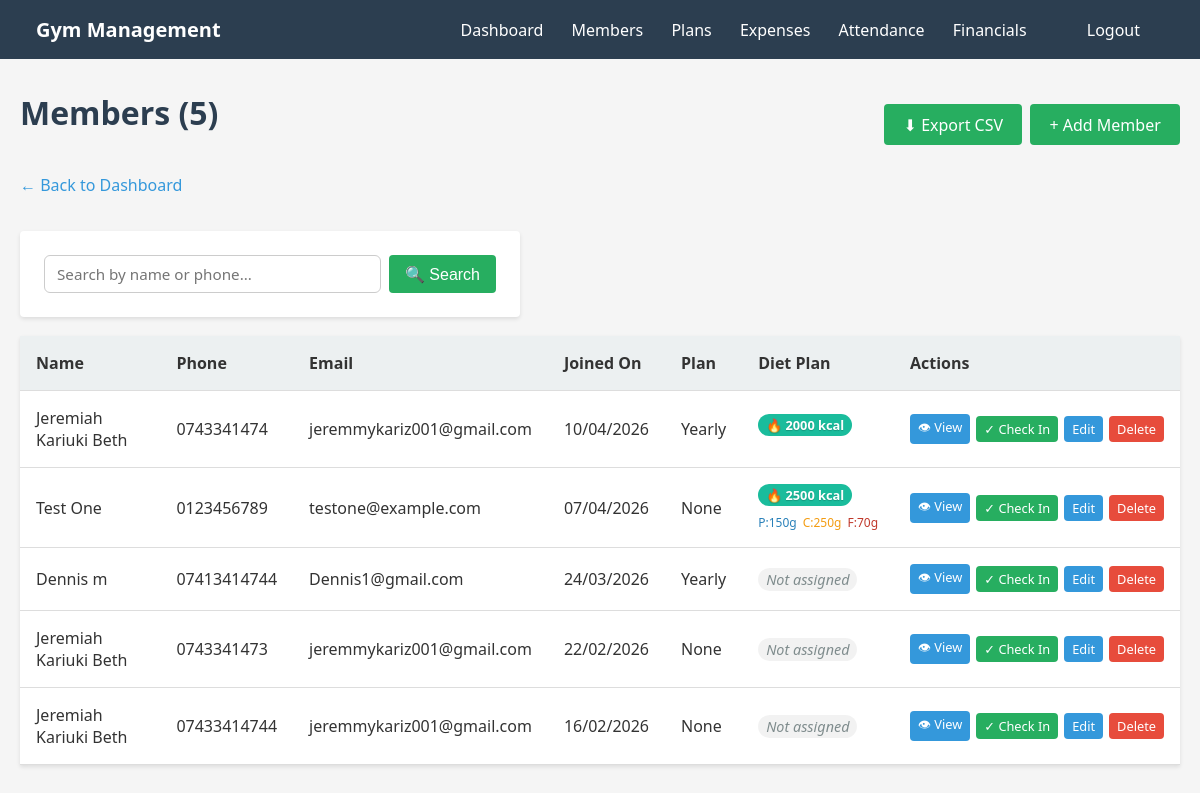
Screenshot of /members/ (signed in) with the database file from the repository.
### base/gym/models.py (models this page shows, shortened)
class Member(models.Model):
    full_name = models.CharField(max_length=120)
    phone = models.CharField(max_length=20, unique=True)
    email = models.EmailField(blank=True, null=True)
    address = models.CharField(max_length=200, blank=True)
    joined_on = models.DateField(auto_now_add=True)
    membership_Plan = models.ForeignKey("MembershipPlan", on_delete=models.SET_NULL, null=True, blank=True)
    @property
    def active_plan_name(self):
        active = self.memberships.filter(is_active=True).first()
        return active.plan.name if active else None

class Membership(models.Model):
    member = models.ForeignKey(Member, on_delete=models.CASCADE, related_name="memberships")
    plan = models.ForeignKey(MembershipPlan, on_delete=models.PROTECT)
    start_date = models.DateField(default=timezone.now)
    end_date = models.DateField(blank=True, null=True)
    is_active = models.BooleanField(default=True, db_index=True)

class MembershipPlan(models.Model):
    name = models.CharField(max_length=60)
    price = models.DecimalField(max_digits=10, decimal_places=2)
    duration_days = models.PositiveIntegerField()

class DietPlan(models.Model):
    member = models.OneToOneField(Member, on_delete=models.CASCADE, related_name="diet_plan")
    calories = models.PositiveIntegerField(help_text="Daily calorie goal")
    protein = models.PositiveIntegerField(help_text="Protein in grams", null=True, blank=True)
    carbs = models.PositiveIntegerField(help_text="Carbs in grams", null=True, blank=True)
    fats = models.PositiveIntegerField(help_text="Fats in grams", null=True, blank=True)
    notes = models.TextField(blank=True, null=True)
    updated_at = models.DateTimeField(auto_now=True)

### base/gym/views/members.py (the view)
# urls.py: path("members/", views.member_list, name="member_list"),
@login_required
def member_list(request):
    query = request.GET.get("q", "").strip()
    qs = (
        Member.objects.select_related("diet_plan")
        .prefetch_related("memberships__plan")
        .order_by("-joined_on")
    )
    if query:
        qs = qs.filter(
            db_models.Q(full_name__icontains=query) | db_models.Q(phone__icontains=query)
        )
    paginator = Paginator(qs, 25)  # 25 members per page
    page_number = request.GET.get("page")
    members = paginator.get_page(page_number)
    return render(request, "gym/member_list.html", {"members": members, "query": query})

### base/templates/gym/member_list.html (shortened to what this page needs)
{% extends 'gym/base.html' %}
{% block content %}
<div style="display: flex; justify-content: space-between; align-items: center; margin-bottom: 1rem;">
    <h1>Members ({{ members.paginator.count }})</h1>
    <div style="display: flex; gap: 8px;">
        <a href="{% url 'export_members_csv' %}" class="btn" style="background-color: #27ae60; color: white;">⬇ Export
            CSV</a>
        <a href="{% url 'member_create' %}" class="btn btn-success">+ Add Member</a>
    </div>
</div>
<a href="{% url 'dashboard' %}" class="back-link">← Back to Dashboard</a>
<form method="get" action="" style="margin: 1.2rem 0; display: flex; gap: 8px;">
    <input type="text" name="q" value="{{ query }}" placeholder="Search by name or phone..."
        style="flex: 1; padding: 8px 12px; border: 1px solid #ccc; border-radius: 6px; font-size: 0.95rem;">
    <button type="submit" class="btn btn-success" style="padding: 8px 16px;">🔍 Search</button>
</form>
{% if members %}
<table>
    <thead>
        <tr>
            <th>Name</th>
            <th>Phone</th>
            <th>Email</th>
            <th>Joined On</th>
            <th>Plan</th>
            <th>Diet Plan</th>
            <th>Actions</th>
        </tr>
    </thead>
    <tbody>
        {% for m in members %}
        <tr>
            <td>{{ m.full_name }}</td>
            <td>{{ m.phone }}</td>
            <td>{{ m.email|default:"N/A" }}</td>
            <td>{{ m.joined_on|date:"d/m/Y" }}</td>
            <td>{{ m.active_plan_name|default:"None" }}</td>
            <td>
                {% if m.diet_plan %}
                <div style="display: flex; flex-direction: column; gap: 4px;">
                    <span class="diet-badge">🔥 {{ m.diet_plan.calories }} kcal</span>
                    <div class="diet-macros">
                        {% if m.diet_plan.protein %}
                        <span class="macro-p" title="Protein">P:{{ m.diet_plan.protein }}g</span>
                        {% endif %}
                        {% if m.diet_plan.carbs %}
                        <span class="macro-c" title="Carbohydrates">C:{{ m.diet_plan.carbs }}g</span>
                        {% endif %}
                        {% if m.diet_plan.fats %}
                        <span class="macro-f" title="Fats">F:{{ m.diet_plan.fats }}g</span>
                        {% endif %}
                    </div>
                </div>
                {% else %}
                <span class="diet-not-assigned">Not assigned</span>
                {% endif %}
            </td>
            <td>
                <div class="actions"
                    style="display: flex; flex-wrap: nowrap; gap: 6px; justify-content: flex-start; align-items: center;">
                    <a href="{% url 'member_detail' m.id %}" class="btn"
                        style="background-color: var(--primary-bg, #3498db); color: white; padding: 4px 8px; font-size: 0.8rem; white-space: nowrap;">👁
                        View</a>
                    <a href="{% url 'mark_present' m.id %}" class="btn btn-success"
                        style="padding: 4px 8px; font-size: 0.8rem; white-space: nowrap;">✓ Check In</a>
                    <a href="{% url 'member_edit' m.id %}" class="btn"
                        style="padding: 4px 8px; font-size: 0.8rem; white-space: nowrap;">Edit</a>
                    <a href="{% url 'member_delete' m.id %}" class="btn btn-danger"
                        style="padding: 4px 8px; font-size: 0.8rem; white-space: nowrap;">Delete</a>
                </div>
            </td>
        </tr>
        {% endfor %}
    </tbody>
</table>
{% endif %}
{% endblock %}

### base/templates/gym/base.html (style rules this page uses)
* { margin: 0; padding: 0; box-sizing: border-box; }
body { font-family: 'Segoe UI', Tahoma, Geneva, Verdana, sans-serif; background-color: #f5f5f5; color: #333; }
h1 { color: #2c3e50; margin-bottom: 1.5rem; }
.btn { display: inline-block; padding: 0.6rem 1.2rem; background-color: #3498db; color: white; text-decoration: none; border: none; border-radius: 4px; cursor: pointer; font-size: 1rem; transition: background-color 0.3s; }
.btn-danger { background-color: #e74c3c; }
.btn-success { background-color: #27ae60; }
table { width: 100%; border-collapse: collapse; margin: 1rem 0; background: white; box-shadow: 0 2px 4px rgba(0, 0, 0, 0.1); }
th, td { padding: 1rem; text-align: left; border-bottom: 1px solid #ddd; }
th { background-color: #ecf0f1; font-weight: 600; }
form { background: white; padding: 1.5rem; border-radius: 4px; box-shadow: 0 2px 4px rgba(0, 0, 0, 0.1); max-width: 500px; }
input, select, textarea { width: 100%; padding: 0.6rem; border: 1px solid #ddd; border-radius: 4px; font-size: 1rem; font-family: inherit; }
.actions { display: flex; gap: 0.5rem; flex-wrap: wrap; }
.back-link { display: inline-block; margin-bottom: 1rem; color: #3498db; text-decoration: none; }
.diet-badge { background-color: #1abc9c; color: white; padding: 2px 8px; border-radius: 12px; font-size: 0.8em; font-weight: bold; width: fit-content; text-shadow: 0px 1px 1px rgba(0, 0, 0, 0.2); margin-bottom: 4px; display: inline-block; }
.diet-macros { font-size: 0.75em; color: #7f8c8d; display: flex; gap: 6px; font-weight: 500; }
.macro-p { color: #2980b9; }
.macro-c { color: #f39c12; }
.macro-f { color: #c0392b; }
.diet-not-assigned { color: #7f8c8d; font-style: italic; font-size: 0.9em; background: rgba(0, 0, 0, 0.05); padding: 2px 8px; border-radius: 12px; }

### rows the page displays
Member: full_name "Jeremiah Kariuki Beth", phone "0743341474", email "jeremmykariz001@gmail.com", joined_on "10/04/2026", active_plan_name "Yearly", diet_plan.calories "2000"
Member: full_name "Test One", phone "0123456789", email "testone@example.com", joined_on "07/04/2026", active_plan_name "None", diet_plan.calories "2500", diet_plan.protein "150", diet_plan.carbs "250", diet_plan.fats "70"
Member: full_name "Dennis m", phone "07413414744", email "Dennis1@gmail.com", joined_on "24/03/2026", active_plan_name "Yearly", shows "Not assigned"
Member: full_name "Jeremiah Kariuki Beth", phone "0743341473", email "jeremmykariz001@gmail.com", joined_on "22/02/2026", active_plan_name "None", shows "Not assigned"
Member: full_name "Jeremiah Kariuki Beth", phone "07433414744", email "jeremmykariz001@gmail.com", joined_on "16/02/2026", active_plan_name "None", shows "Not assigned"

### other values shown
{{ members.paginator.count }} "5"
